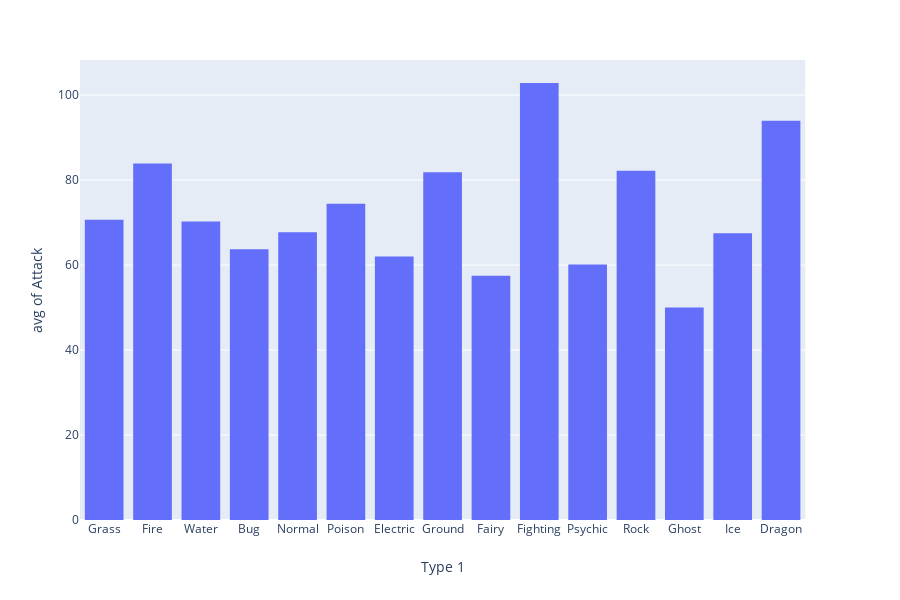

The notebook cell this image was saved under:
### Code cell
#ANS
px.histogram(poke,y="Attack",x="Type 1", histfunc="avg")

### Figure 1 — Plotly figure (JSON) as saved in the notebook; plotly's stock layout.template omitted (floating-point values rounded to 4 significant figures; data arrays with more than 128 entries replaced by an {"elided": "..."} marker saying what was removed)
{"data": [{"alignmentgroup": "True", "bingroup": "x", "histfunc": "avg", "hoverlabel": {"namelength": 0}, "hovertemplate": "Type 1=%{x}<br>avg of Attack=%{y}", "legendgroup": "", "marker": {"color": "#636efa"}, "name": "", "offsetgroup": "", "orientation": "v", "showlegend": false, "type": "histogram", "x": {"elided": "151 str values"}, "xaxis": "x", "y": {"elided": "151 int values"}, "yaxis": "y"}], "layout": {"barmode": "relative", "height": 600, "legend": {"tracegroupgap": 0}, "margin": {"t": 60}, "xaxis": {"anchor": "y", "domain": [0, 0.98], "title": {"text": "Type 1"}}, "yaxis": {"anchor": "x", "domain": [0, 1], "title": {"text": "avg of Attack"}}}}
